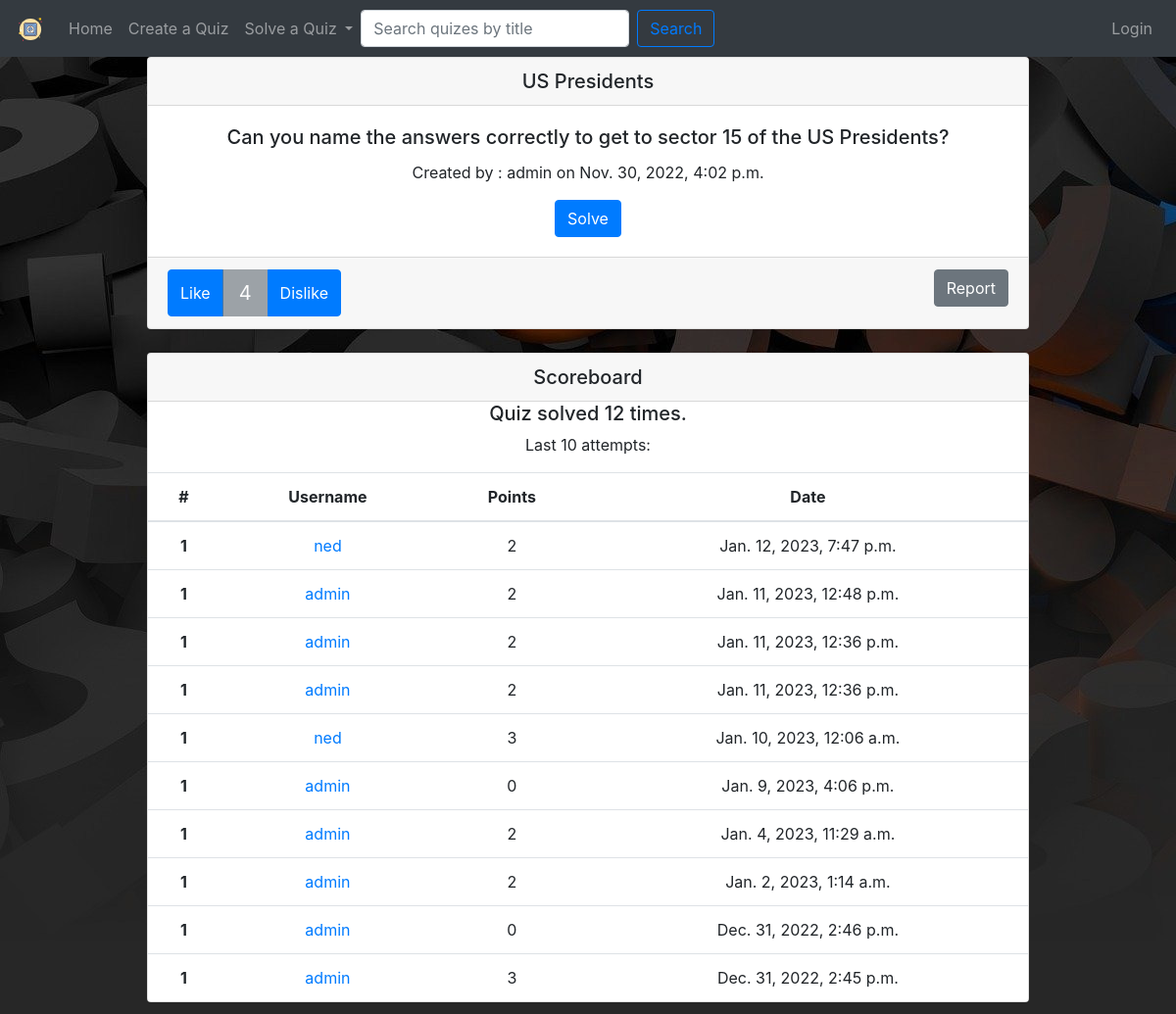
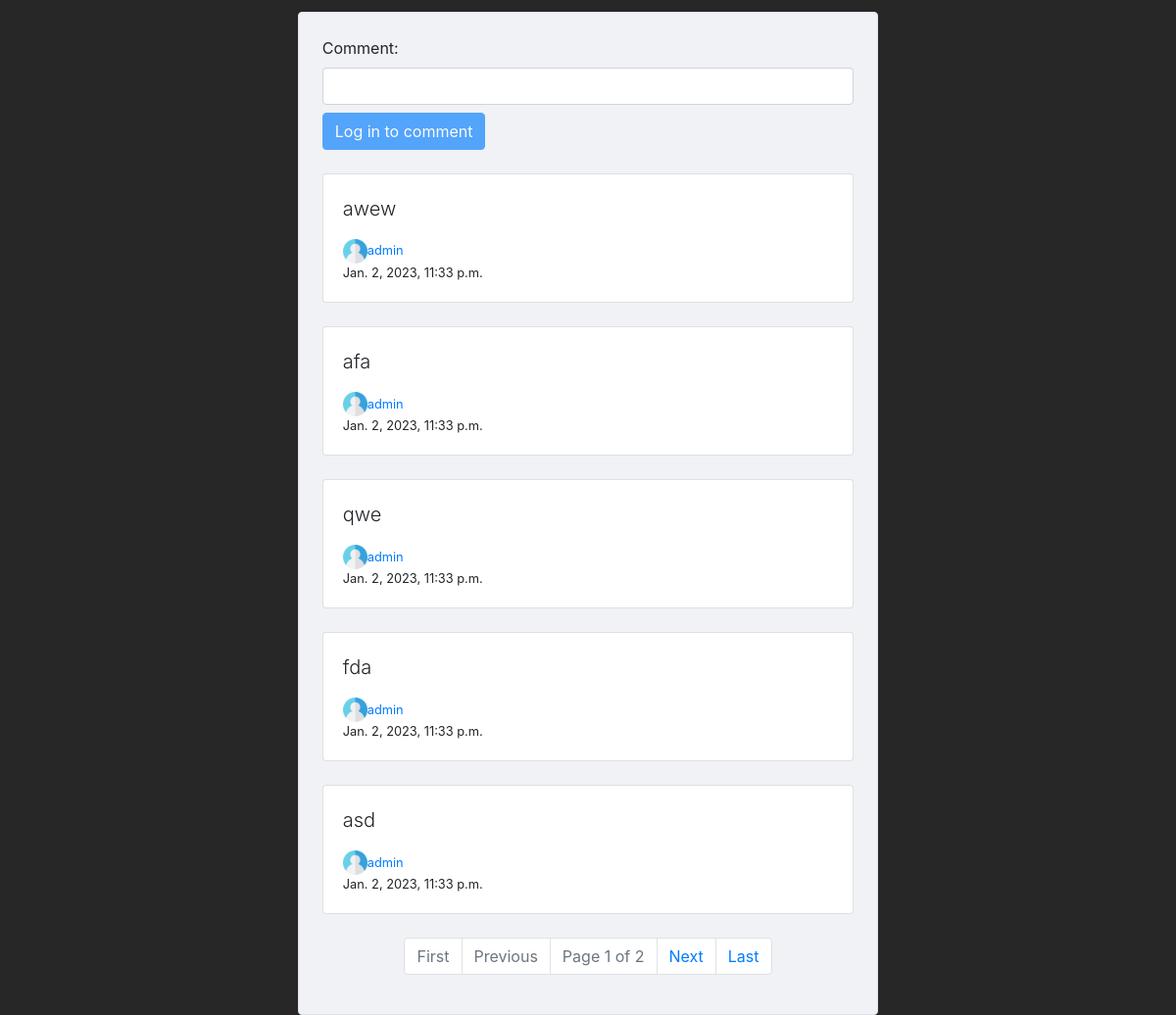
/quiz/127/, run on an earlier commit of the app's database (2 pictures, top to bottom).
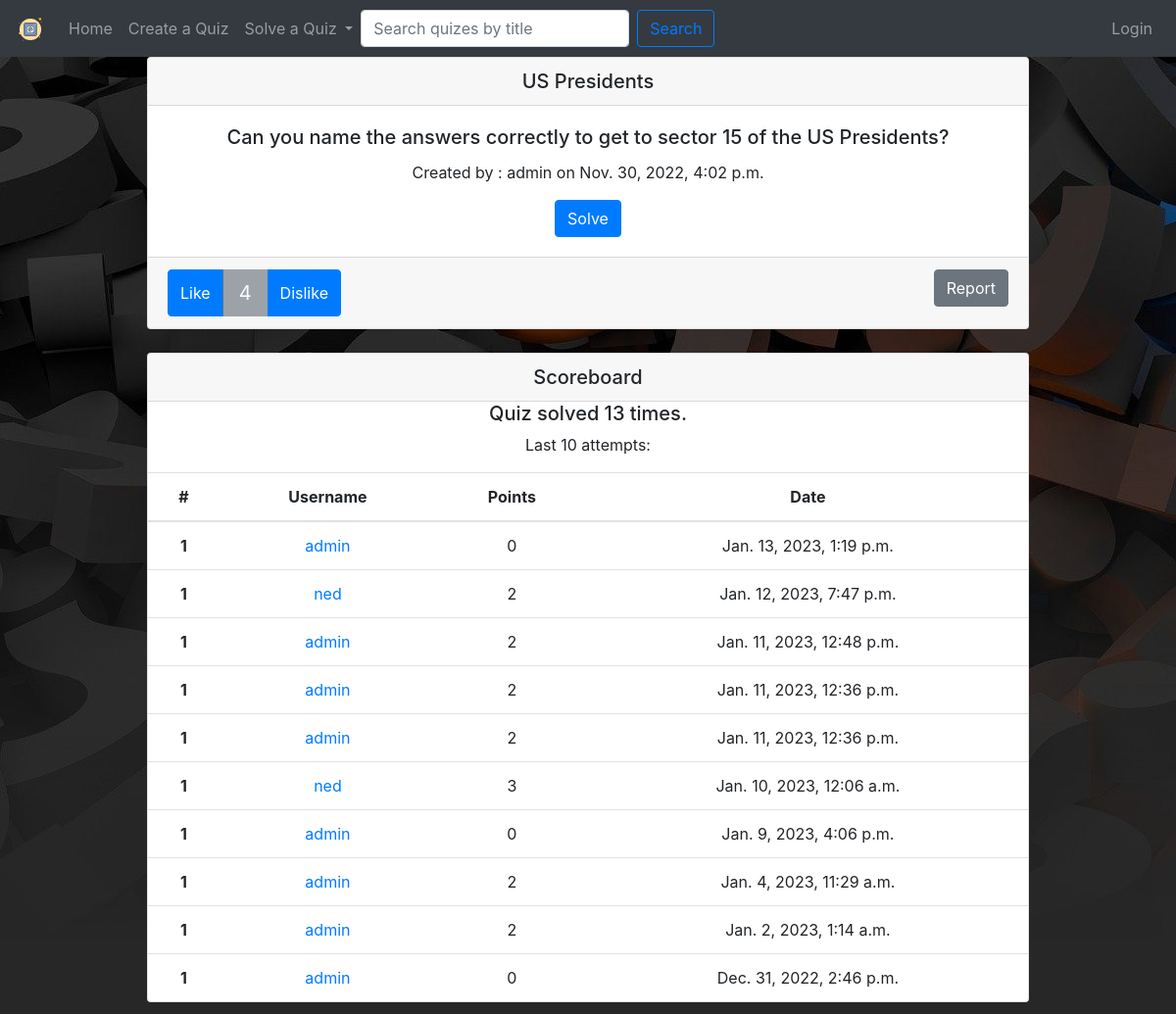
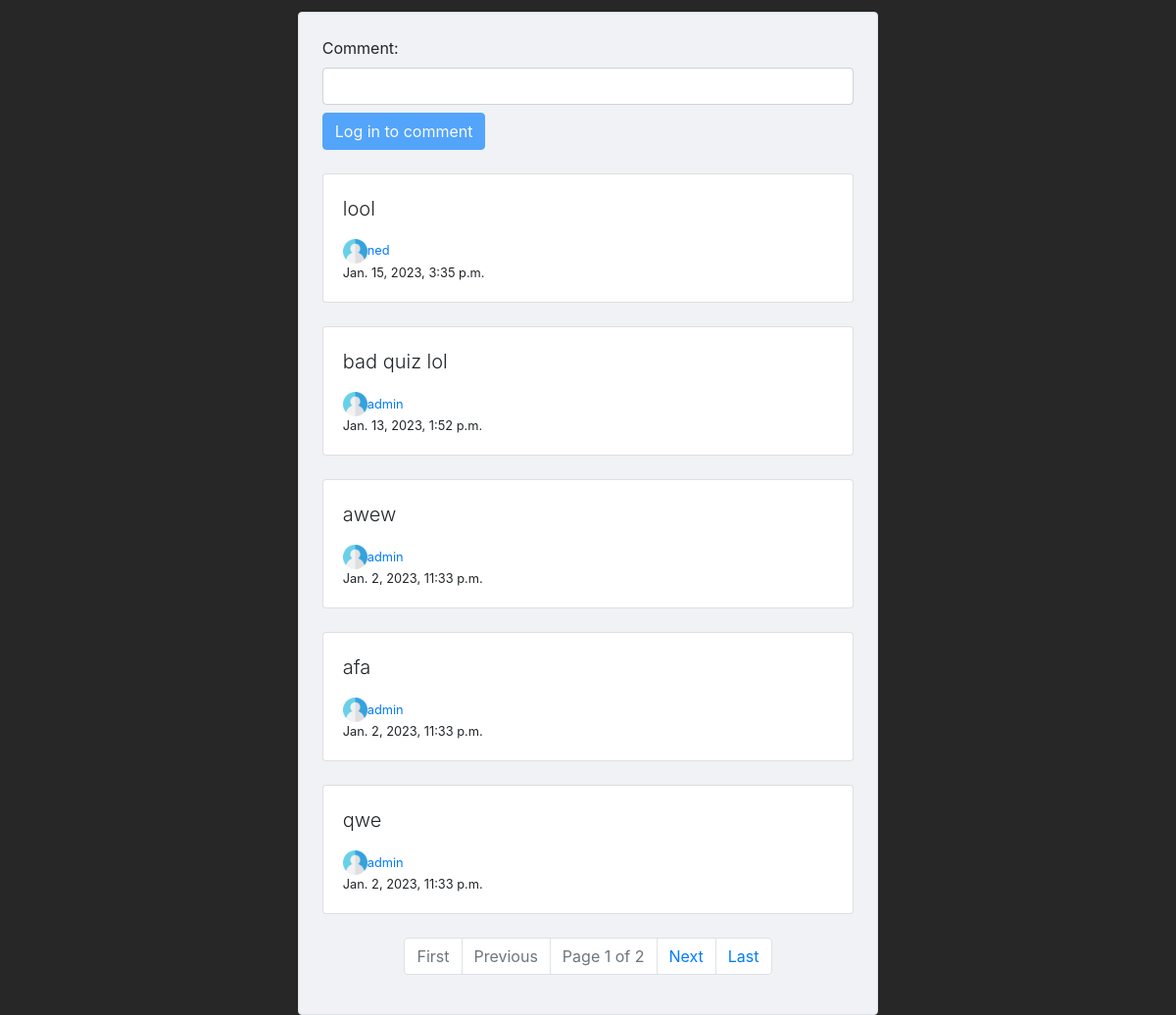
And on a later commit of the database (2 pictures, top to bottom).
### quiz/models.py (models this page shows, shortened)
class UserQuizPoints(models.Model):
    user = models.ForeignKey(settings.AUTH_USER_MODEL, on_delete=models.CASCADE)
    quiz = models.ForeignKey(Quiz, on_delete=models.CASCADE)
    points = models.IntegerField()
    date = models.DateTimeField(auto_now_add=True)
    class Meta:
        verbose_name_plural = "User quiz points"

class QuizComments(models.Model):
    comment = models.CharField(max_length=160, blank=False)
    user = models.ForeignKey(settings.AUTH_USER_MODEL, on_delete=models.CASCADE)
    quiz = models.ForeignKey(Quiz, on_delete=models.CASCADE)
    created = models.DateTimeField(auto_now_add=True)
    rating = models.IntegerField(default=0)

### quiz/views.py (the view, shortened to what this page needs)
# urls.py: path('quiz/<str:pk>/', views.quizPage, name='quiz'),
def quizPage(request,pk):
	quiz = Quiz.objects.get(id=pk)
	name = quiz.title
	users = UserQuizPoints.objects.filter(quiz__title=name).order_by('-date')[:10]
	solvedby = UserQuizPoints.objects.filter(quiz=pk).count()
	comments = QuizComments.objects.filter(quiz=pk).order_by('-created')
	for comment in comments:
		data = Profile.objects.get(user=comment.user)
		comment.avatar = data.avatar
	paginator = Paginator(comments, 5)
	page_number = request.GET.get('page')
	page_comments = paginator.get_page(page_number)
	context = {'quiz': quiz, 'users': users, 'solvedby':solvedby, 'commentform':CommentForm, 'page_comments':page_comments}
	is_ajax = request.headers.get('X-Requested-With') == 'XMLHttpRequest'
	print(request)
	if is_ajax:
		if request.method == 'POST':
			data = json.load(request)
			updated_values = data.get('payload')
			if 'commentid' in updated_values:
				comment = QuizComments.objects.get(id = int(updated_values['commentid']))
				user = comment.user
				report = ReportedComments(reportedby = request.user, user = user,comment = comment, reason = updated_values['reason'])
				report.save()
				return JsonResponse({'status': 'OK'}, status=200)
			else:
				report = ReportedQuiz(reportedbyuser = request.user, user = quiz.created_by, quiz = quiz, reason = updated_values['reason'])
				report.save()
				return JsonResponse({'status': 'OK'}, status=200)
		if request.method == 'GET':
			comments = list(QuizComments.objects.filter(quiz=quiz).values())
			return JsonResponse({'comments': comments, 'quiz':model_to_dict(quiz)})
		if request.method == 'PUT':
			data = json.load(request)
			updated_values = data.get('payload')
			like = updated_values['vote']
			if 'commentid' in updated_values:
				comment = comments.get(id=updated_values['commentid'])
				if not UserCommentRelation.objects.filter(user = request.user, comment = comment).exists():
					if like == 'like':
						comment.rating+=1
						usercomment = UserCommentRelation(user = request.user, comment = comment, like = 1)
						usercomment.save()
						comment.save()
					else:
						comment.rating-=1
						usercomment = UserCommentRelation(user = request.user, comment = comment, like = -1)
						usercomment.save()
						comment.save()
				else:
					currentcomment = UserCommentRelation.objects.get(user = request.user, comment = comment)
					if like == 'like':
						if currentcomment.like == 0:
							comment.rating += 1
							comment.save()
							currentcomment.like += 1
							currentcomment.save()
						elif currentcomment.like == -1:
							comment.rating +=2
							comment.save()
							currentcomment.like = 1
							currentcomment.save()
						else:
							comment.rating -= 1
							comment.save()
							currentcomment.like = 0
							currentcomment.save()
					if like == 'dislike':
						if currentcomment.like == 0:
							comment.rating -= 1
							comment.save()
							currentcomment.like = -1
							currentcomment.save()
						elif currentcomment.like == 1:
							comment.rating -= 2
							comment.save()
							currentcomment.like = -1
							currentcomment.save()
						else:
							comment.rating += 1
							comment.save()
							currentcomment.like = 0
							currentcomment.save()
			else:
				if not UserQuizRelation.objects.filter(user = request.user, quiz = quiz).exists():
					if like == 'like':
						quiz.rating+=1
						userquizrating = UserQuizRelation(user = request.user, quiz = quiz, like = 1)
						userquizrating.save()
						quiz.save()
					else:
						quiz.rating-=1
						userquizrating = UserQuizRelation(user = request.user, quiz = quiz, like = -1)
						userquizrating.save()
						quiz.save()
				else:
					userquizrating = UserQuizRelation.objects.get(user = request.user, quiz = quiz)
					if like == 'like':
						if userquizrating.like == 0:
							quiz.rating += 1
							quiz.save()
							userquizrating.like += 1
							userquizrating.save()
						elif userquizrating.like == -1:
							quiz.rating +=2
							quiz.save()
							userquizrating.like = 1
							userquizrating.save()
						else:
							quiz.rating -= 1
							quiz.save()
							userquizrating.like = 0
							userquizrating.save()
					if like == 'dislike':
						if userquizrating.like == 0:
							quiz.rating -= 1
							quiz.save()
							userquizrating.like = -1
							userquizrating.save()
						elif userquizrating.like == 1:
							quiz.rating -= 2
							quiz.save()
							userquizrating.like = -1
							userquizrating.save()
						else:
							quiz.rating += 1
							quiz.save()
							userquizrating.like = 0
							userquizrating.save()
			return JsonResponse({'status': 'OK'}, status=200)
		return JsonResponse({'status': 'Invalid request'}, status=400)
	else:
		if request.method == 'POST':
			form = CommentForm(request.POST)
			if form.is_valid():
				comment = form.save(commit=False)
				comment.user = request.user
				comment.quiz = quiz
				comment.save()
				return redirect('quiz', pk=quiz.id)
	return render(request, 'quiz/quiz.html', context)

### quiz/templates/quiz/quiz.html (shortened to what the changed rows need)
{%extends './basetemp.html' %}
{% block content %}
    <div class="card text-center center mb-4">
      <h5 class="card-header">Scoreboard</h5>
      <h5>Quiz solved {{solvedby}} times.</h5>
      <p>Last 10 attempts:</p>
      <div class="table-responsive-sm">
        <table class="table mb-0 bg-white table-hover">
          <thead>
            <tr>
              <th scope="col">#</th>
              <th scope="col">Username</th>
              <th scope="col">Points</th>
              <th scope="col">Date</th>
            </tr>
          </thead>
          <tbody>
            {% if users %}
              {% for user in users %}
                <tr>
                  <th scope="row">1</th>
                  <td><a href="{% url 'profile' user.user.username %}">{{user.user}}</a></td>
                  <td>{{user.points}}</td>
                  <td>{{user.date}}</td>
                </tr>
              {% endfor %}
            {% endif %}
          </tbody>
        </table>
      </div>
    </div>
    <div class="row d-flex justify-content-center bottom" style="margin-right: 0px;">
      <div class="col-md-8 col-lg-6 pr-0" >
        <div class="card shadow-0 border" style="background-color: #f0f2f5;">
          <div class="card-body p-4">
            <div class="form-outline mb-4">
              <form action="" method="POST">
                {{commentform}}
              </form>
            </div>
          {% for comment in page_comments %}
            <div class="card mb-4">
              <div class="card-body">
                <p class="lead">{{comment.comment}}</p>
                <div class="d-flex justify-content-between">
                  <div class="d-flex flex-row align-items-center">
                    <img src="{{comment.avatar.url}}" alt="avatar" width="25"
                        height="25" />
                    <a href="{% url 'profile' comment.user.username%}"><p class="small mb-0 ms-2">{{comment.user}}</p></a>
                  </div>
                </div>
                <div class="d-flex flex-row align-items-center">
                    <p class="small mb-0 ms-2">{{comment.created}}</p>
                </div>
              </div>
            </div>
          {% endfor %}
          </div>
        </div>
      </div>
    </div>
{% endblock %}

What changed in the data, as far as the page shows it:
no longer on this page (row unchanged): UserQuizPoints: user "admin", points "3", date "Dec. 31, 2022, 2:45 p.m."
no longer on this page (row unchanged): QuizComments: comment "fda", user "admin", created "Jan. 2, 2023, 11:33 p.m."
no longer on this page (row unchanged): QuizComments: comment "asd", user "admin", created "Jan. 2, 2023, 11:33 p.m."
added UserQuizPoints: user "admin", points "0", date "Jan. 13, 2023, 1:19 p.m."
added QuizComments: comment "lool", user "ned", created "Jan. 15, 2023, 3:35 p.m."
added QuizComments: comment "bad quiz lol", user "admin", created "Jan. 13, 2023, 1:52 p.m."
Also different on the page:
{{ solvedby }}: "12" → "13"
